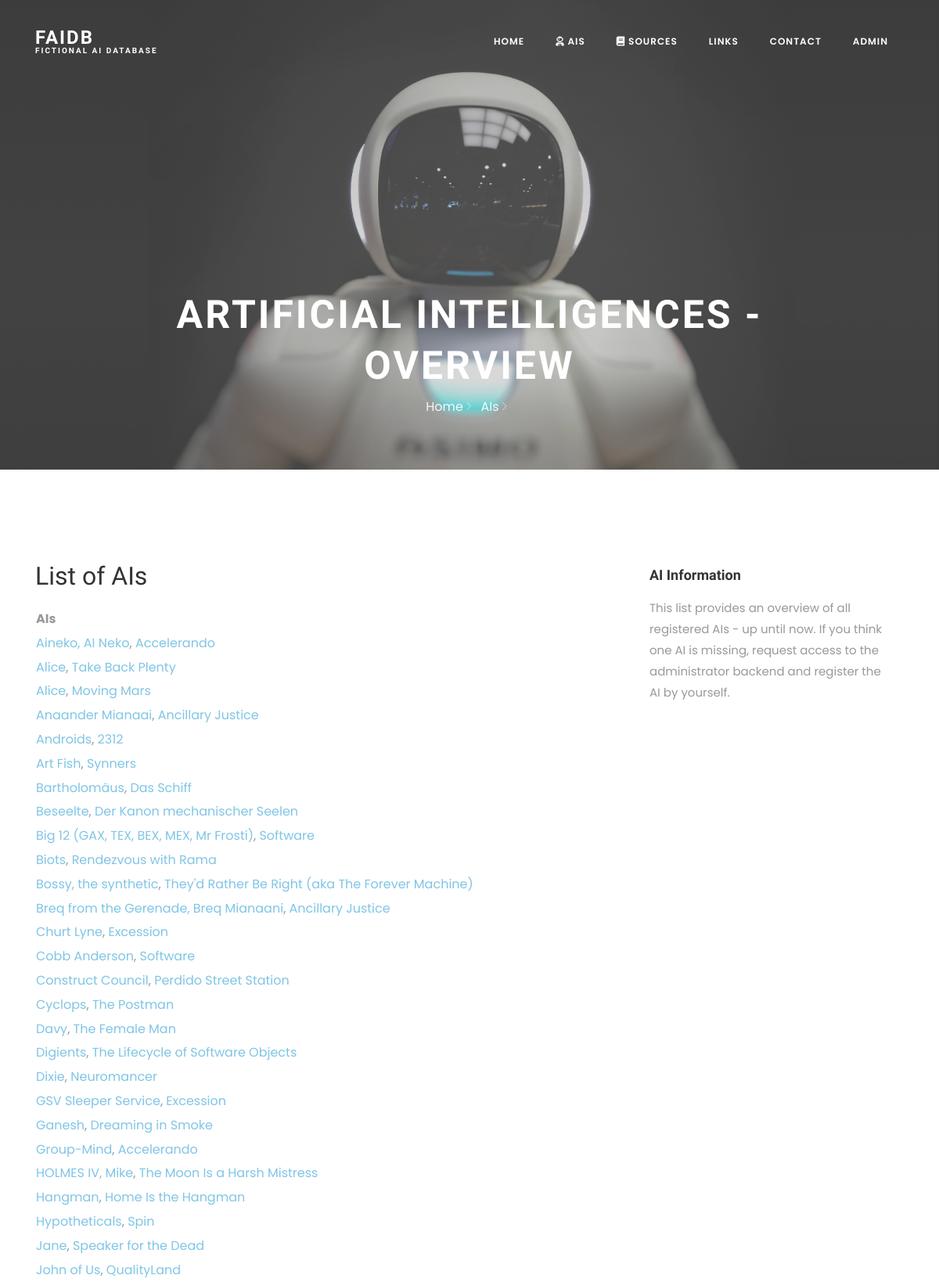
/ais/ (upper part), run on the app's committed database.
### aidatabase/models.py (models this page shows, shortened)
class Ai(models.Model):
    ai_id = models.AutoField(primary_key=True)
    registered_by = models.ForeignKey(settings.AUTH_USER_MODEL, on_delete=models.PROTECT)
    registered_on = models.DateTimeField(auto_now_add=True, blank=True, null=True)
    source_id = models.ForeignKey('Source', on_delete=models.PROTECT, default="")
    name = models.CharField("Real Name", max_length=50)
    short_name = models.CharField("Short Name", max_length=15)

class Source(models.Model):
    NOVEL = 'NL'
    COMIC = 'CO'
    MANGA = 'MG'
    FILM = 'FM'
    SERIES = 'SE'
    ANIME = 'AN'
    GAME = 'GM'
    NOVELLA = 'NA'
    SHORTSTORY = 'SS'
    MAGAZINE = 'MZ'
    OTHER = 'OT'
    MEDIUM_TYPES = ((NOVEL, "novel"), (COMIC, "comic"), (MANGA, "manga"), (FILM, "film"), (SERIES, "series"), (ANIME, "anime"), (GAME, "game"), (NOVELLA, "novella"), (SHORTSTORY, "shortstory"), (MAGAZINE, "magazine"), (OTHER, "other"))
    medium_type = models.CharField(max_length=2, choices=MEDIUM_TYPES)
    source_id = models.AutoField(primary_key=True)
    publish_year = models.IntegerField("first published")
    website = models.URLField(blank=True)
    title = models.CharField(max_length=60)
    registered_on = models.DateTimeField(auto_now_add=True, blank=True, null=True)
    registered_by = models.ForeignKey(settings.AUTH_USER_MODEL, on_delete=models.PROTECT)
    creator = models.ManyToManyField("Person", related_name='created', blank=True)

### aidatabase/views.py (the view)
# urls.py: path('ais/', views.ais, name="ais"),
def ais(request):
    ais = Ai.objects.all().order_by("name")
    return render(request, 'aidatabase/ais.html', {'ais': ais})

### aidatabase/templates/aidatabase/ais.html (shortened to what this page needs)
{% extends "aidatabase/home.html" %}
{% load static %}
{% block main_heading %}Artificial Intelligences - Overview{% endblock %}
{% block breadcrumbs %}<a href="/">Home <i class="ion-ios-arrow-forward"></i></a></span> <span class="mr-2"><a href="/ais/">AIs <i class="ion-ios-arrow-forward"></i></a></span>{% endblock %}
{% block page-heading %}List of AIs{% endblock %}
{% block content %}
<table>
    <tr><td><b>AIs</b></td></tr>
    {% for item in ais %}
    <tr>
        <td><a href="/ais/{{ item.ai_id }}/">{{ item.name }}</a>, <a href="/sources/{{ item.source_id.source_id }}/">{{ item.source_id.title }}</a></td>
    </tr>
    {% endfor %}
</table>
{% endblock %}
{% block sidebar-header %}AI Information{% endblock %}
{% block sidebar-content %}
This list provides an overview of all registered AIs - up until now. If you think one AI is missing, request access to the administrator backend and register the AI by yourself.
{% endblock %}

### aidatabase/templates/aidatabase/home.html (shortened to what this page needs)
<!DOCTYPE html>
<html lang="en">
  <head>
	{% load static %}
	<link rel="stylesheet" href="https://use.fontawesome.com/releases/v5.6.3/css/all.css">
    <link rel="stylesheet" href="{% static 'aidatabase/css/open-iconic-bootstrap.min.css' %}">
    <link rel="stylesheet" href="{% static 'aidatabase/css/animate.css' %}">
    <link rel="stylesheet" href="{% static 'aidatabase/css/owl.carousel.min.css' %}">
    <link rel="stylesheet" href="{% static 'aidatabase/css/owl.theme.default.min.css' %}">
    <link rel="stylesheet" href="{% static 'aidatabase/css/magnific-popup.css' %}">
    <link rel="stylesheet" href="{% static 'aidatabase/css/aos.css' %}">
    <link rel="stylesheet" href="{% static 'aidatabase/css/ionicons.min.css' %}">
    <link rel="stylesheet" href="{% static 'aidatabase/css/bootstrap-datepicker.css' %}">
    <link rel="stylesheet" href="{% static 'aidatabase/css/jquery.timepicker.css' %}">
    <link rel="stylesheet" href="{% static 'aidatabase/css/flaticon.css' %}">
    <link rel="stylesheet" href="{% static 'aidatabase/css/icomoon.css' %}">
	<link rel="stylesheet" href="{% static 'aidatabase/css/style.css' %}">
	<link href="http://cdn.pydata.org/bokeh/release/bokeh-1.0.4.min.css" rel="stylesheet" type="text/css">
	<link href="http://cdn.pydata.org/bokeh/release/bokeh-widgets-1.0.4.min.css" rel="stylesheet" type="text/css">
  </head>
  <body>
	  <nav class="navbar navbar-expand-lg navbar-dark ftco_navbar bg-dark ftco-navbar-light" id="ftco-navbar">
	    <div class="container">
	      <a class="navbar-brand" href="index.html">FAIDB<span>Fictional AI Database</span></a>
	      <div class="collapse navbar-collapse" id="ftco-nav">
	        <ul class="navbar-nav ml-auto">
	          <li class="nav-item"><a href="/" class="nav-link">Home</a></li>
	          <li class="nav-item"><a href="/ais/" class="nav-link"><i class="fas fa-user-astronaut"></i> AIs</a></li>
	          <li class="nav-item"><a href="/sources/" class="nav-link"><i class="fas fa-book"></i> Sources</a></li>
			  <li class="nav-item"><a href="/links/" class="nav-link">Links</a></li>
			  <li class="nav-item"><a href="/contact/" class="nav-link">Contact</a></li>
			  <li class="nav-item"><a href="/admin/" class="nav-link">Admin</a></li>
	        </ul>
	      </div>
	    </div>
	  </nav>
    <section class="hero-wrap hero-wrap-2" style="background-image: url('{% static 'aidatabase/bg_3.jpg' %}');" data-stellar-background-ratio="0.5">
      <div class="overlay"></div>
      <div class="container">
        <div class="row no-gutters slider-text align-items-end justify-content-center">
          <div class="col-md-9 ftco-animate pb-5 text-center">
            <h1 class="mb-2 bread">{% block main_heading %}Welcome - FAIDB{% endblock %}</h1>
			<p class="breadcrumbs"><span class="mr-2">{% block breadcrumbs %}<a href="">The Fictional Artificial Intelligence Database</a>{% endblock %}</span></p>
          </div>
        </div>
      </div>
    </section>
    <section class="ftco-section ftco-degree-bg">
      <div class="container">
        <div class="row">
          <div class="col-lg-8 ftco-animate">
			<h2 class="mb-3">{% block page-heading %}{% endblock %}</h2>
            {% block content %}{% endblock %}
		  </div>
          <div class="col-lg-4 sidebar ftco-animate">
            <div class="sidebar-box ftco-animate">
              <h3>{% block sidebar-header %}Sidebar Header{% endblock %}</h3>
              <p>{% block sidebar-content %}Sidebar Content with some Random Text{% endblock %}</p>
			  </div>
          </div>
        </div>
      </div>
    </section>
  </body>
</html>

### data on the page
Ai: name "Aineko, AI Neko", source_id "Accelerando"
Ai: name "Alice", source_id "Take Back Plenty"
Ai: name "Alice", source_id "Moving Mars"
Ai: name "Anaander Mianaai", source_id "Ancillary Justice"
Ai: name "Androids", source_id "2312"
Ai: name "Art Fish", source_id "Synners"
Ai: name "Bartholomäus", source_id "Das Schiff"
Ai: name "Beseelte", source_id "Der Kanon mechanischer Seelen"
Ai: name "Big 12 (GAX, TEX, BEX, MEX, Mr Frosti)", source_id "Software"
Ai: name "Biots", source_id "Rendezvous with Rama"
Ai: name "Bossy, the synthetic", source_id "They'd Rather Be Right (aka The Forever Machine)"
Ai: name "Breq from the Gerenade, Breq Mianaani", source_id "Ancillary Justice"
Ai: name "Churt Lyne", source_id "Excession"
Ai: name "Cobb Anderson", source_id "Software"
Ai: name "Construct Council", source_id "Perdido Street Station"
Ai: name "Cyclops", source_id "The Postman"
Ai: name "Davy", source_id "The Female Man"
Ai: name "Digients", source_id "The Lifecycle of Software Objects"
Ai: name "Dixie", source_id "Neuromancer"
Ai: name "GSV Sleeper Service", source_id "Excession"
Ai: name "Ganesh", source_id "Dreaming in Smoke"
Ai: name "Group-Mind", source_id "Accelerando"
Ai: name "HOLMES IV, Mike", source_id "The Moon Is a Harsh Mistress"
Ai: name "Hangman", source_id "Home Is the Hangman"
Ai: name "Hypotheticals", source_id "Spin"
Ai: name "Jane", source_id "Speaker for the Dead"
Ai: name "John of Us", source_id "QualityLand"
